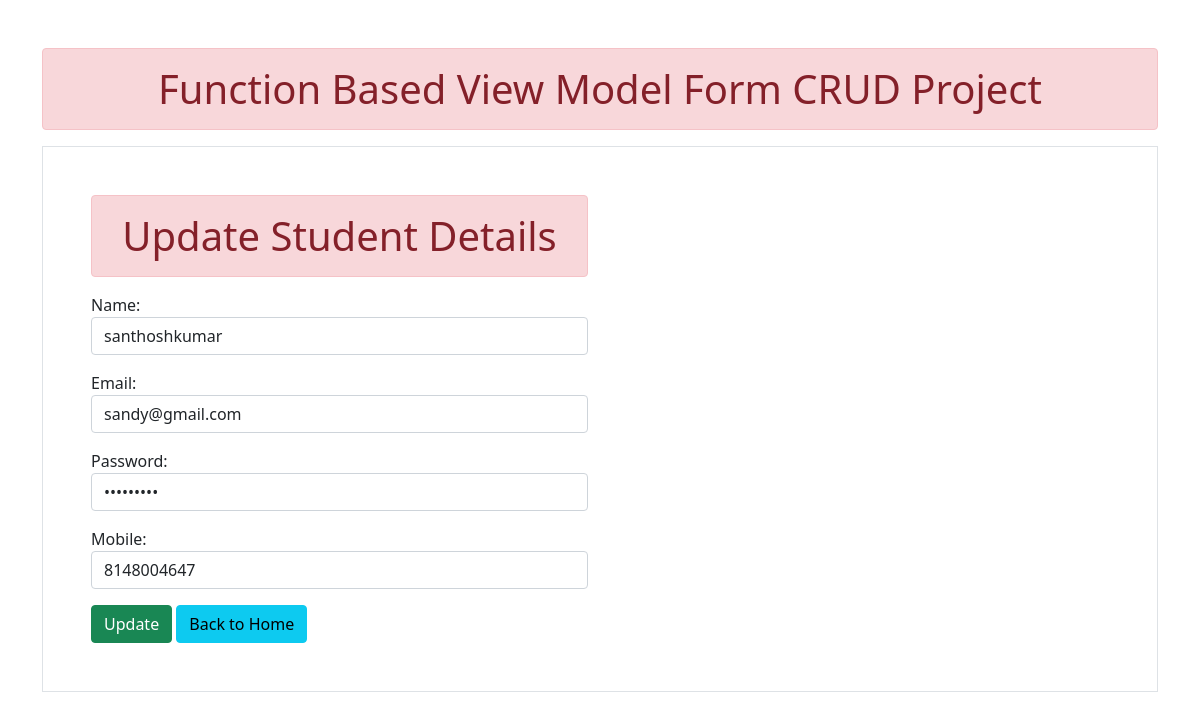
Page /u/19 on the committed database.
### std/models.py (models this page shows, shortened)
class student(models.Model):
    name = models.CharField(max_length=50)
    email=models.EmailField()
    password=models.CharField(max_length=10)
    createdat=models.DateTimeField(auto_now_add=True)
    mobile=models.IntegerField()

### std/views.py (the view)
# urls.py: path('u/<int:id>',views.update,name='Update'),
def update(request,id):
    if request.method=='POST':
        d=student.objects.get(pk=id)
        fm=StudentForm(request.POST,instance=d)
        if fm.is_valid():
            fm.save()
        return redirect("create")
    else:
        d=student.objects.get(pk=id)
        fm=StudentForm(instance=d)
    return render(request,'std/update.html',{'fm':fm})

### std/forms.py
class StudentForm(forms.ModelForm):
    class Meta:
        model=student
        fields=['name','email','password','mobile']
        widgets={
            'name':forms.TextInput(attrs={'class':'form-control'}),
            'email':forms.EmailInput(attrs={'class':'form-control'}),
            'password':forms.PasswordInput(render_value=True,attrs={'class':'form-control'}),
            'mobile':forms.NumberInput(attrs={'class':'form-control','max_length':10}),
        }

### std/templates/std/update.html (shortened to what this page needs)
{%extends 'std/base.html'%}
{%block content%}
<div class="contianer-sm p-5 my-3 border">
<div class="row">
<div class="col-sm-6">
    <h1 class="text-center alert alert-danger">Update Student Details</h1>
    <form  method="POST">
        {{fm.as_p}}
        <button type="submit" class="btn btn-success">Update</button>
        <a href={% url 'create' %} class="btn btn-info">Back to Home</a>
    </form>
    </div>
</div>
{%endblock content%}

### rows in the picture
student: name "santhoshkumar", email "sandy@gmail.com", mobile "8148004647"
